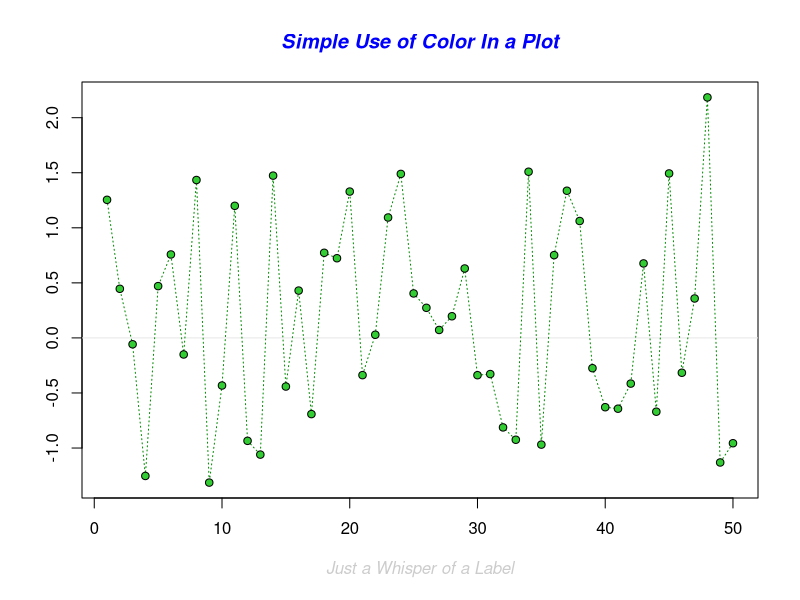
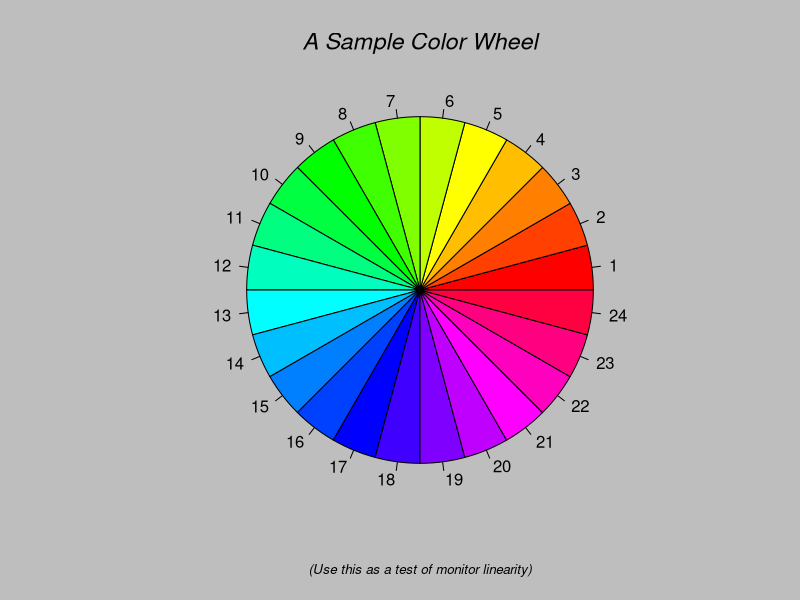
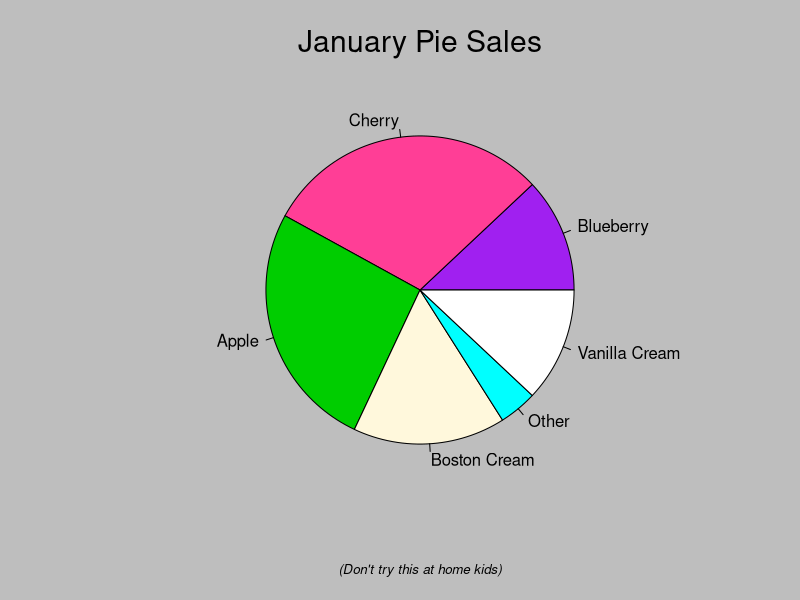
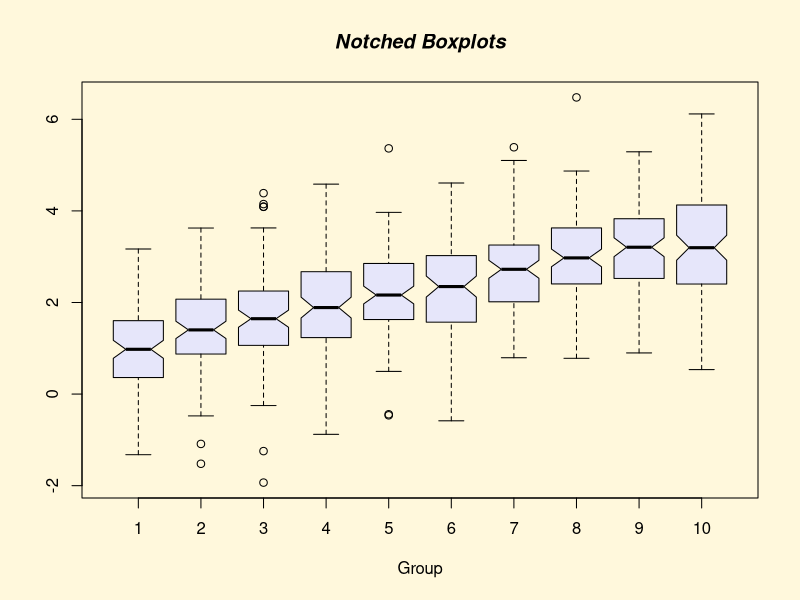
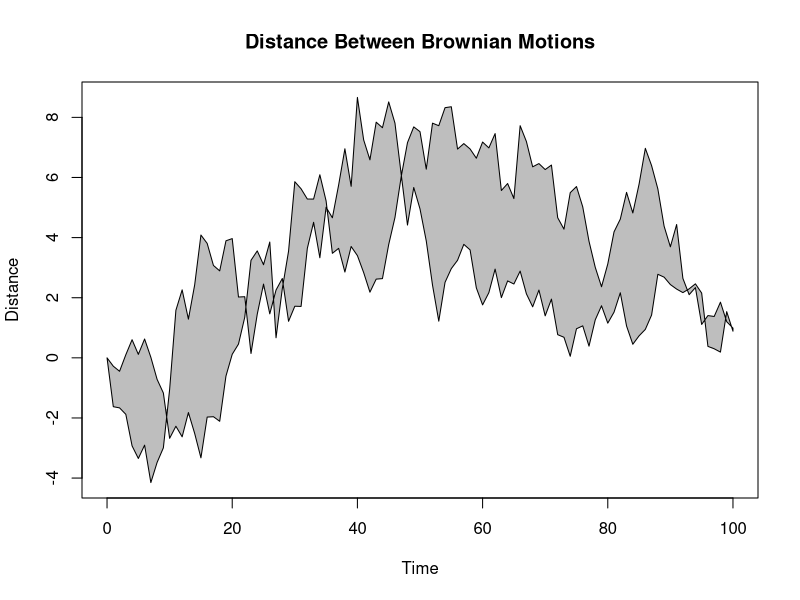
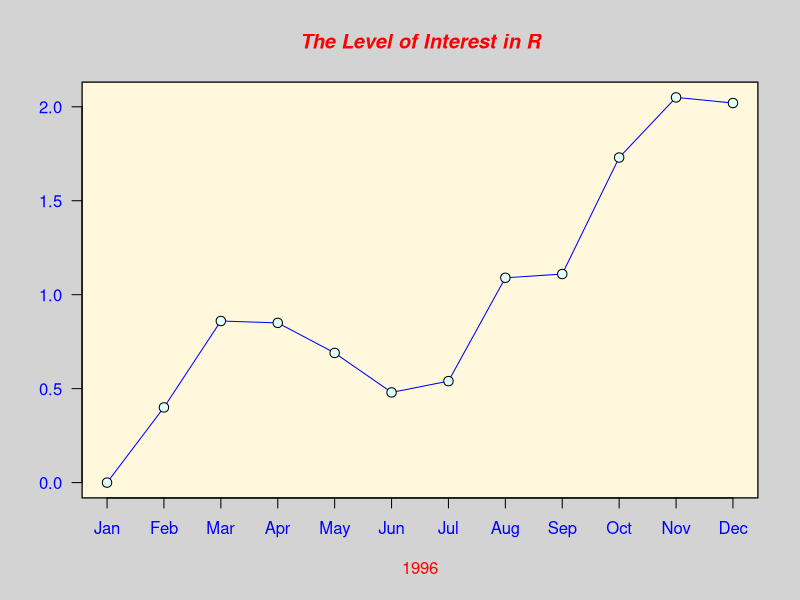
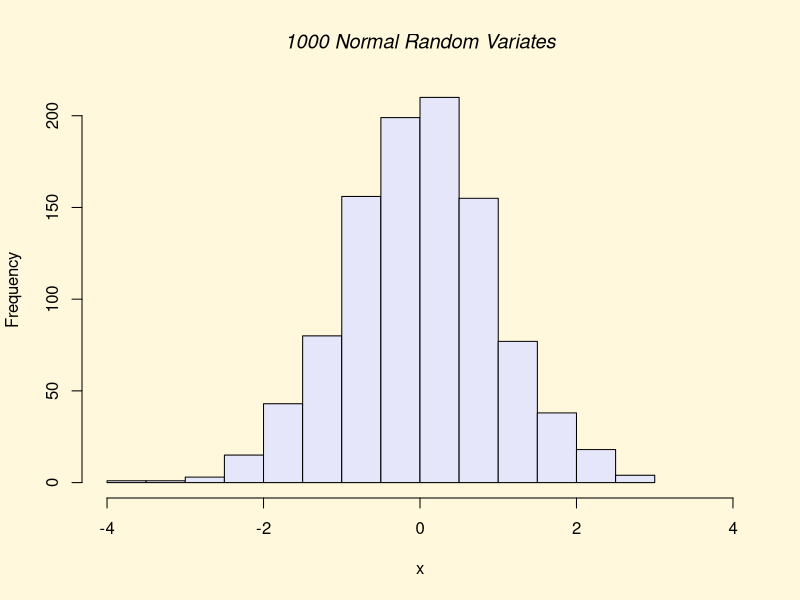
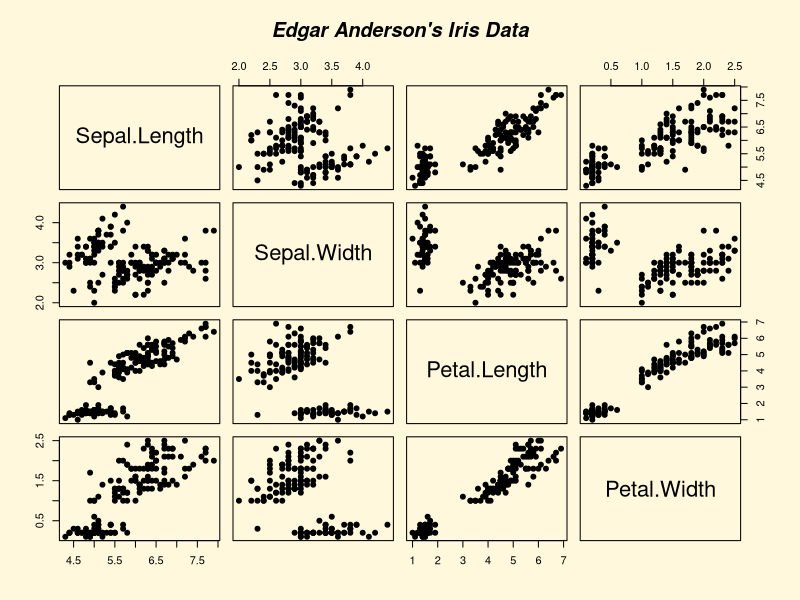

Write R code to recreate these figures, in order. (Note: this script raises an error after producing the figures.)
expanded_path <- path.expand('-')

# import the libraries ---------------------------------------------------------
library(tidyverse)
library(data.table)
library(tidyverse)
library(dplyr)
library(ggplot2)
library(readr)
library(ggplot2)


# import the libraries ---------------------------------------------------------
expanded_path


demo()

demo(graphics)



# getting working directory ----------------------------------------------
wkdir <- getwd()



# setting working directory
setwd('F:/R programming/data cleaning/ug colleges')


getwd()


dir()

dir(pattern = '.txt')       

dir(pattern = '.R')   

file.exists('bamudb.R')

newdirPath <- 'createdbycode'

if ( file.exists(wkdir)) dir.create(newdirPath)

dir(pattern = 'create')

# creating a file
file.create('learning.R')

# getting working directory ----------------------------------------------


ggplot(data=diamonds,aes(x=price))+
  geom_histogram()



ggplot(data=diamonds,aes(x=price))+
  geom_histogram(fill='green',col='orange')


ggplot(diamonds,aes(x=price))+
  geom_bar()


ggplot(data = diamonds,aes(x=cut,fill = cut))+
  geo_bar()



view(diamonds)


ggplot(data = diamonds,aes(x=carat,y=price,col=cut))+
  geom_point()



ggplot(data=diamonds,aes(x=clarity,y=carat)) +
  geom_boxplot()


ggplot(data=diamonds,aes(x=clarity,y=carat,fill=cut))+
  geom_boxplot()




clean$data <- diamonds[!duplicated(data),]

view(clean)

view(clean$data)


#=================================================================

# remove duplicates 
duplicate <- bamudb$PROGRAMME.NAME
cleandata <- duplicate[!duplicated(duplicate)]
view(cleandata)



# Explore how duplicated() flags dulicate rows 

# Experiment with growing variables to identify duplicates in specific columns 

#=================================================================

# Handle Missing DAta


df <- data.frame(bamudb)

duplicates <- df[duplicated(df$PROGRAMME.NAME),]

duplicates <- bamudb[duplicated(bamudb),]

View(duplicates)

#=================================================================



# Find the column number for "Age"

column_number <- which(colnames(bamudb) == "NAME.OF.THE.APPLICANT")

column_number


View(head(bamudb))



# View basic structure
dim(bamudb) # Check dimensions (rows and columns)
str(bamudb) # View structure of the dataset




colnames(bamudb)



# N======================= SEarch Name from a table =====================
partial_name <- "pranav"
result <- bamudb[grepl(partial_name, data$NAME.OF.THE.APPLICANT, ignore.case = TRUE), ]
result
View(result)

# N======================= SEarch Name from a table =====================

#................ get the missing cOlumns and missing counts 

sum(is.na(bamudb))        # Total missing values
colSums(is.na(bamudb))    # Missing values per column
View(length(colSums(is.na(bamudb))))


# N===================================== =================================
# ----------- remove those columns where all the values are NA ----------------

# Remove columns where all values are NA
View(colSums(is.na(bamudb)))

data_cleaned <- bamudb[, colSums(!is.na(bamudb)) == 18736]

# Print the result
print(data_cleaned)
View(data_cleaned)
summary(data_cleaned)
View(summary(data_cleaned))
nrow(data_cleaned)
ncol(data_cleaned)

### NOW CAN SEE THE THERE ARE ONLY 152 COLS ARE THER REMOVED UNWANTED REST OF THE COLUMNS 
# ............. EARLIER WE HAD 815 COLUMNS 

# N===================================== =====================



vari <- aggregate(Scores ~ Gender, data = bamudb, FUN = mean)


table(bamudb$GENDER)


programmes <- table(bamudb$PROGRAMME.NAME)
View(table(bamudb$PROGRAMME.NAME))

programmes <- data.frame(programmes)

View(arrange(desc(programmes)))


# N===================================== =====================
# N===================================== =====================
# N===================================== =====================
# N===================================== =====================


### 
